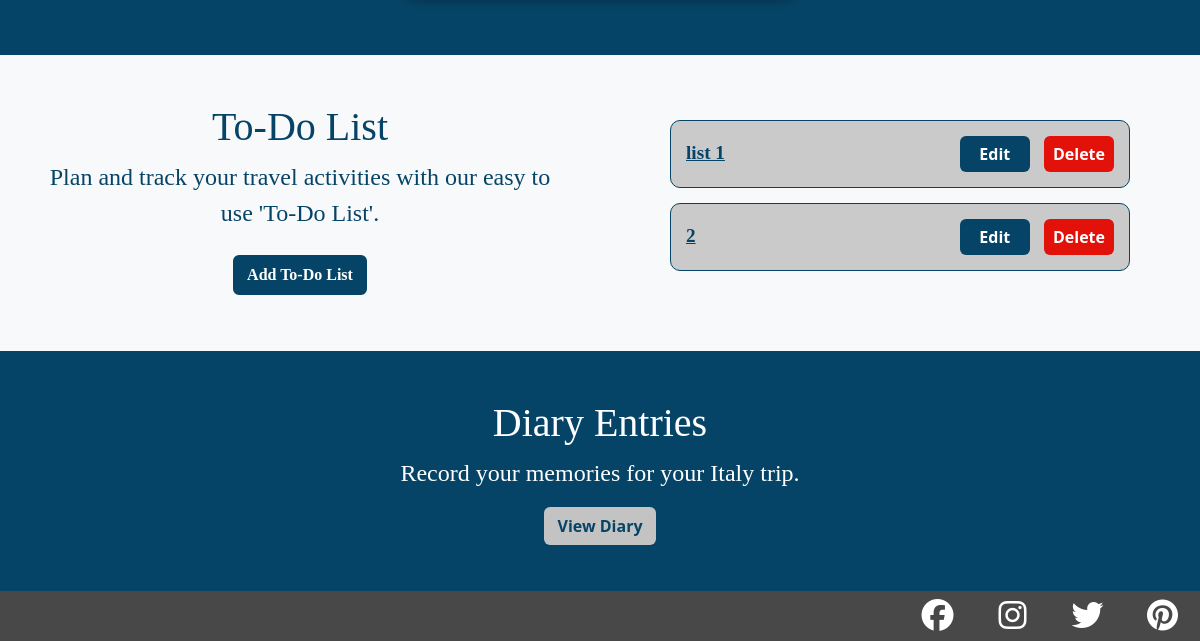
Page /diary/country/17 (signed in, lower part) on the earlier database version.
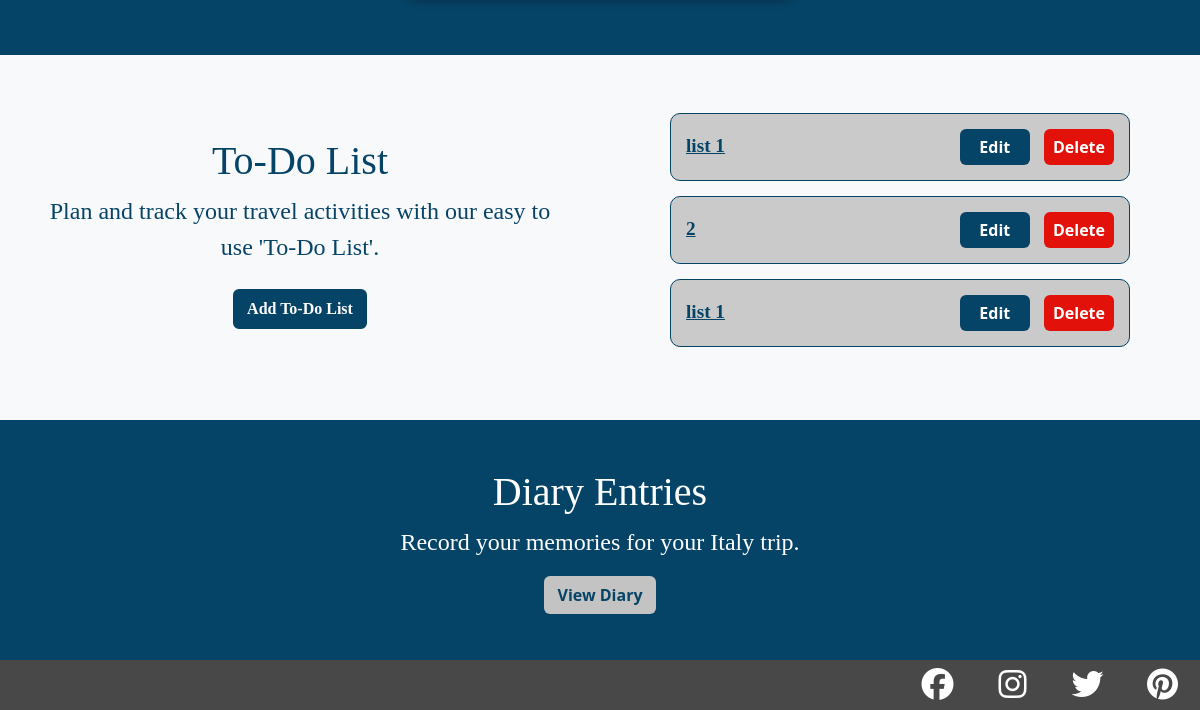
Same page on the later database version.
### to_do_list/models.py (models this page shows, shortened)
class ToDoList(models.Model):
    user = models.ForeignKey(User, on_delete=models.CASCADE)
    country = models.ForeignKey(Country, on_delete=models.CASCADE,
                                related_name="country_to_do")
    title = models.CharField(max_length=200)
    description = models.TextField(null=True, blank=True)
    complete = models.BooleanField(default=False)
    created = models.DateTimeField(auto_now_add=True)

### diary/views.py (the view, shortened to what this page needs)
# urls.py: path('country/<int:pk>',CountryView.as_view(), name="country"),
class CountryView(LoginRequiredMixin, View):
    login_url = '/login/required'
    redirect_field_name = 'redirect_to'
    def get(self, request, pk, *args, **kwargs):
        countries = Country.objects.all()
        country = get_object_or_404(countries, pk=pk)
        lists = ToDoList.objects.filter(user=request.user, country=country)
        visited = Visit.objects.filter(user_id=request.user.id)
        if visited.filter(country=country).exists():
            country_visited = visited.get(country=country)
            return render(
                    request,
                    "diary/country.html",
                    {
                        "country": country,
                        "visit_form": VisitForm(instance=country_visited),
                        'lists': lists
                    },
            )

### diary/templates/diary/country.html (shortened to what this page needs)
{% extends "base.html" %}
{% block content %}
{% load crispy_forms_tags %}
<div class="row text-center m-0 blue-background">
    <div class="col-3 d-flex justify-content-center p-5 d-none d-lg-block">
    </div>
    <div class="col-12 col-lg-6 d-flex justify-content-center align-self-center p-5">
        <div>
        </div>
    </div>
    <div class="col-3 d-flex justify-content-center p-5 d-none d-lg-block">
    </div>
</div>
<div class="row m-0 off-white-background">
    <div class="col-12 col-lg-6 d-flex justify-content-center align-self-center text-center px-5 pt-5 p-lg-5">
        <div id="to_do_list_location">
            <h4>To-Do List</h4>
            <p>Plan and track your travel activities with our easy to use 'To-Do List'.</p>
            <a class="btn btn-travel m-2" href="{% url 'add-list' country.pk %}">Add To-Do List</a>
        </div>
    </div>
    <div class="col m-lg-5 justify-content-center align-self-center">
        {% if lists %}
            <div class="list-container">
                {% for list in lists %}
                    <div class="to-do-list-link-row">
                        <a class="to-do-list-link" href="{% url 'to-do-items' list.pk %}"><li> {{ list.title }} </li></a>
                        <div class="ms-lg-auto">
                            <a class="to-do-list-buttons to-do-list-edit btn" href="{% url 'edit-list' list.pk %}">Edit</a>
                            <a class="to-do-list-buttons to-do-list-delete btn" href="{% url 'delete-list' list.pk %}">Delete</a>
                        </div>
                    </div>
                {% endfor %}
            </div>
        {% else %}
            <h3 class="text-center">Currently you have no 'To-Do Lists'!</h3>
        {% endif %}
    </div>
</div>
<div class="row m-0 text-center blue-background">
    <div class="col-12 d-flex justify-content-center align-self-center p-5">
        <div class="w-75 mb-5">
            <h4>Diary Entries</h4>
            <p>Record your memories for your {{ country.name }} trip.</p>
            <a class="btn btn-off-white-background" href="{% url 'diary-all-posts' country.pk %}">View Diary</a>
        </div>
    </div>
</div>
{% endblock content %}

Differences in the rows shown:
added ToDoList: title "list 1"
